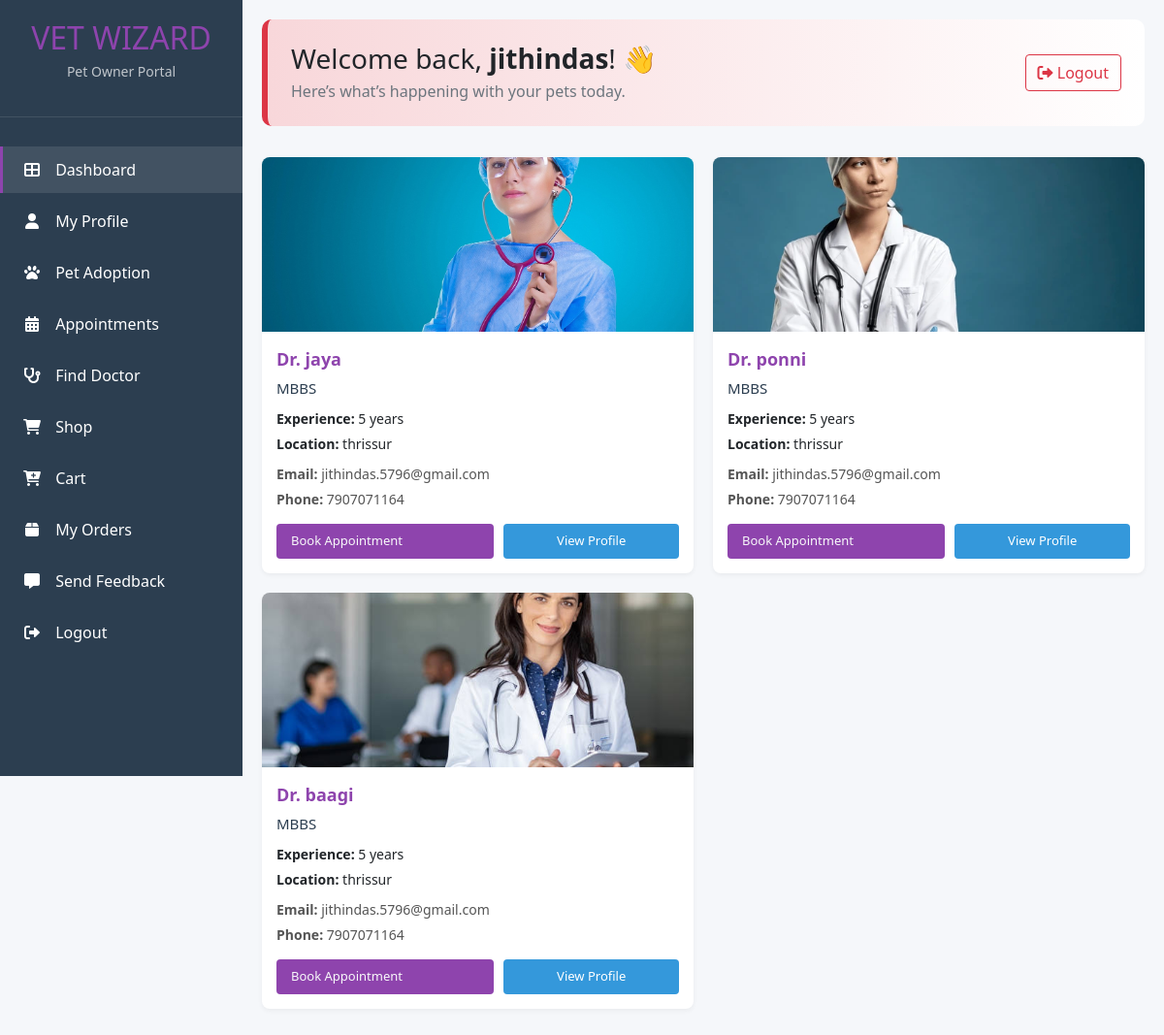
Screenshot of /user/all_doctor (signed in) with the database file from the repository.
### admins/models.py (models this page shows)
class User(AbstractUser):
    user_type = models.CharField(max_length=20, choices=[
        ('doctor', 'doctor'),
        ('user', 'user')
    ])
    is_approved=models.BooleanField(default=False,null=True,blank=True)
    def __str__(self):
        return self.username

### doctor/models.py (models this page shows, shortened)
class Doctor_Profile(models.Model):
    user = models.ForeignKey(settings.AUTH_USER_MODEL, on_delete=models.CASCADE, related_name='doctor')
    full_name = models.CharField(max_length=100)
    email = models.EmailField()
    address = models.TextField()
    phone_number = models.CharField(max_length=10)
    profile_picture = models.ImageField(upload_to='images', blank=True, null=True)
    place = models.CharField(max_length=100)
    qualification = models.CharField(max_length=100)
    years_of_experience = models.PositiveIntegerField()
    is_approved=models.BooleanField(default=False,null=True,blank=True)

### user/views.py (the view)
# urls.py: path('all_doctor', All_Doctor_View.as_view(), name='all_doctor'),
class All_Doctor_View(View):
    def get(self, request):
        from admins.models import User
        doctors = User.objects.filter(user_type='doctor', is_approved=True)
        return render(request, 'all_doctor.html', {'doctors': doctors})

### user/templates/all_doctor.html (shortened to what this page needs)
{% extends 'user.html' %}
{% load static %}
{% block content %}
<div class="welcome-card d-flex justify-content-between align-items-center">
    <div>
        <h3 class="mb-1">Welcome back, <strong>{{ request.user }}</strong>! 👋</h3>
        <p class="text-muted mb-0">Here’s what’s happening with your pets today.</p>
    </div>
    <a class="btn btn-outline-danger" href="{% url 'logout' %}">
        <i class="fas fa-sign-out-alt"></i> Logout
    </a>
</div>
<div class="doctors-container">
    {% for doctor in doctors %}
        {% with profile=doctor.doctor.first %}
            {% if profile %}
                <div class="doctor-card">
                    <div class="doctor-image">
                        {% if profile.profile_picture %}
                            <img src="{{ profile.profile_picture.url }}" alt="{{ doctor.username }}">
                        {% else %}
                            <img src="/api/placeholder/250/150" alt="{{ doctor.username }}">
                        {% endif %}
                    </div>
                    <div class="doctor-info">
                        <div class="doctor-name">Dr. {{ doctor.username }}</div>
                        <div class="doctor-specialty">{{ profile.qualification }}</div>
                        <div class="doctor-stats">
                            <div class="doctor-exp"><strong>Experience:</strong> {{ profile.years_of_experience }} years</div>
                            <div class="doctor-location"><strong>Location:</strong> {{ profile.place }}</div>
                        </div>
                        <div class="doctor-contact">
                            <div><strong>Email:</strong> {{ profile.email }}</div>
                            <div><strong>Phone:</strong> {{ profile.phone_number }}</div>
                        </div>
                        <div class="doctor-actions">
                            <a style="text-decoration: none;" class="doctor-action-btn btn-view text-light" href="{% url 'book_appointment' doctor.id %}">Book Appointment</a>
                            <button class="doctor-action-btn btn-edit">View Profile</button>
                        </div>
                    </div>
                </div>
            {% endif %}
        {% endwith %}
    {% empty %}
        <div class="no-data-message">
            <i class="fas fa-user-md"></i>
            <p>No doctors found at this time.</p>
        </div>
    {% endfor %}
</div>
{% endblock %}

### user/templates/user.html (style rules this page uses)
:root { --primary: #8e44ad; --secondary: #3498db; --dark: #2c3e50; --light: #ecf0f1; --danger: #e74c3c; --warning: #f39c12; --success: #2ecc71; }
body { background-color: #f5f7fa; font-family: 'Segoe UI', Tahoma, Geneva, Verdana, sans-serif; }
.welcome-card { background: linear-gradient(to right, #f8d7da, #fff); border-left: 6px solid #dc3545; border-radius: 10px; padding: 1.5rem; margin-bottom: 2rem; }

### user/templates/all_doctor.html (style rules this page uses)
.welcome-card { background: linear-gradient(to right, #f8d7da, #fff); border-left: 6px solid #dc3545; border-radius: 10px; padding: 1.5rem; margin-bottom: 2rem; }
.doctors-container { display: grid; grid-template-columns: repeat(auto-fill, minmax(300px, 1fr)); gap: 20px; margin-bottom: 30px; }
.doctor-card { background: white; border-radius: 8px; overflow: hidden; box-shadow: 0 2px 5px rgba(0,0,0,0.05); transition: transform 0.3s; }
.doctor-image { height: 180px; overflow: hidden; }
.doctor-image img { width: 100%; height: 100%; object-fit: cover; }
.doctor-info { padding: 15px; }
.doctor-name { font-size: 18px; font-weight: bold; margin-bottom: 5px; color: var(--primary); }
.doctor-specialty { color: var(--dark); margin-bottom: 10px; font-size: 15px; font-weight: 500; }
.doctor-stats { display: flex; flex-direction: column; gap: 5px; margin-bottom: 10px; font-size: 14px; }
.doctor-contact { font-size: 14px; color: #555; margin-bottom: 15px; display: flex; flex-direction: column; gap: 5px; }
.doctor-actions { display: flex; justify-content: space-between; }
.doctor-action-btn { border: none; padding: 8px 15px; border-radius: 4px; cursor: pointer; transition: 0.3s; flex-grow: 1; margin: 0 5px; font-size: 13px; }
.doctor-action-btn:first-child { margin-left: 0; }
.doctor-action-btn:last-child { margin-right: 0; }
.btn-view { background-color: var(--primary); color: white; }
.btn-edit { background-color: var(--secondary); color: white; }

### rows the page displays
User: user "jithindas"
User: doctor.first.profile_picture (picture), username "jaya", doctor.first.qualification "MBBS", doctor.first.years_of_experience "5", doctor.first.place "thrissur", doctor.first.email "jithindas.5796@gmail.com", doctor.first.phone_number "7907071164"
User: doctor.first.profile_picture (picture), username "ponni", doctor.first.qualification "MBBS", doctor.first.years_of_experience "5", doctor.first.place "thrissur", doctor.first.email "jithindas.5796@gmail.com", doctor.first.phone_number "7907071164"
User: doctor.first.profile_picture (picture), username "baagi", doctor.first.qualification "MBBS", doctor.first.years_of_experience "5", doctor.first.place "thrissur", doctor.first.email "jithindas.5796@gmail.com", doctor.first.phone_number "7907071164"
